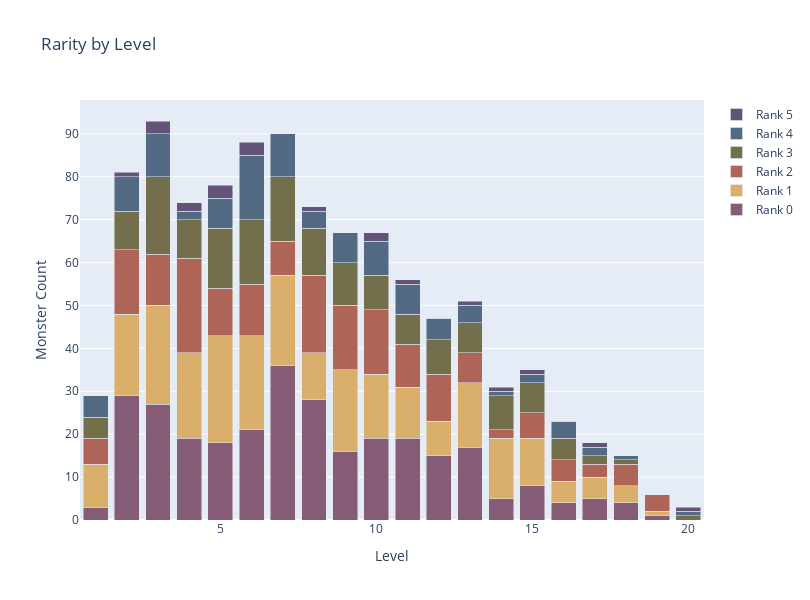

The code cell stored with this chart in its notebook:
### Markdown cell above
Dynaically add the name of the target to the title of the y-axis.

### Code cell
feature = "Level"  # ["Level", "Type", "Rarity"]
target = "Rarity"  # ["Level", "Type", "Rarity"]

df = db.get_df()

df_cross = pd.crosstab(df[feature], df[target])

title = f"{target} by {feature}"

data = [
    go.Bar(name=col, x=df_cross.index, y=df_cross[col])
    for col in df_cross.columns
]

layout = go.Layout(
    title=title,
    colorway=px.colors.qualitative.Antique,
    height=600,
    width=810,
    barmode="stack",
    yaxis={"title": "Monster Count"},
    xaxis={'title': feature}
)

figure = go.Figure(data, layout)

figure.show()

### Figure 1 — Plotly figure (JSON) as saved in the notebook; plotly's stock layout.template omitted (floating-point values rounded to 4 significant figures)
{"data": [{"name": "Rank 0", "x": [1, 2, 3, 4, 5, 6, 7, 8, 9, 10, 11, 12, 13, 14, 15, 16, 17, 18, 19, 20], "y": [3, 29, 27, 19, 18, 21, 36, 28, 16, 19, 19, 15, 17, 5, 8, 4, 5, 4, 1, 0], "type": "bar"}, {"name": "Rank 1", "x": [1, 2, 3, 4, 5, 6, 7, 8, 9, 10, 11, 12, 13, 14, 15, 16, 17, 18, 19, 20], "y": [10, 19, 23, 20, 25, 22, 21, 11, 19, 15, 12, 8, 15, 14, 11, 5, 5, 4, 1, 0], "type": "bar"}, {"name": "Rank 2", "x": [1, 2, 3, 4, 5, 6, 7, 8, 9, 10, 11, 12, 13, 14, 15, 16, 17, 18, 19, 20], "y": [6, 15, 12, 22, 11, 12, 8, 18, 15, 15, 10, 11, 7, 2, 6, 5, 3, 5, 4, 0], "type": "bar"}, {"name": "Rank 3", "x": [1, 2, 3, 4, 5, 6, 7, 8, 9, 10, 11, 12, 13, 14, 15, 16, 17, 18, 19, 20], "y": [5, 9, 18, 9, 14, 15, 15, 11, 10, 8, 7, 8, 7, 8, 7, 5, 2, 1, 0, 1], "type": "bar"}, {"name": "Rank 4", "x": [1, 2, 3, 4, 5, 6, 7, 8, 9, 10, 11, 12, 13, 14, 15, 16, 17, 18, 19, 20], "y": [5, 8, 10, 2, 7, 15, 10, 4, 7, 8, 7, 5, 4, 1, 2, 4, 2, 1, 0, 1], "type": "bar"}, {"name": "Rank 5", "x": [1, 2, 3, 4, 5, 6, 7, 8, 9, 10, 11, 12, 13, 14, 15, 16, 17, 18, 19, 20], "y": [0, 1, 3, 2, 3, 3, 0, 1, 0, 2, 1, 0, 1, 1, 1, 0, 1, 0, 0, 1], "type": "bar"}], "layout": {"barmode": "stack", "colorway": ["rgb(133, 92, 117)", "rgb(217, 175, 107)", "rgb(175, 100, 88)", "rgb(115, 111, 76)", "rgb(82, 106, 131)", "rgb(98, 83, 119)", "rgb(104, 133, 92)", "rgb(156, 156, 94)", "rgb(160, 97, 119)", "rgb(140, 120, 93)", "rgb(124, 124, 124)"], "height": 600, "title": {"text": "Rarity by Level"}, "width": 810, "xaxis": {"title": {"text": "Level"}}, "yaxis": {"title": {"text": "Monster Count"}}}}
